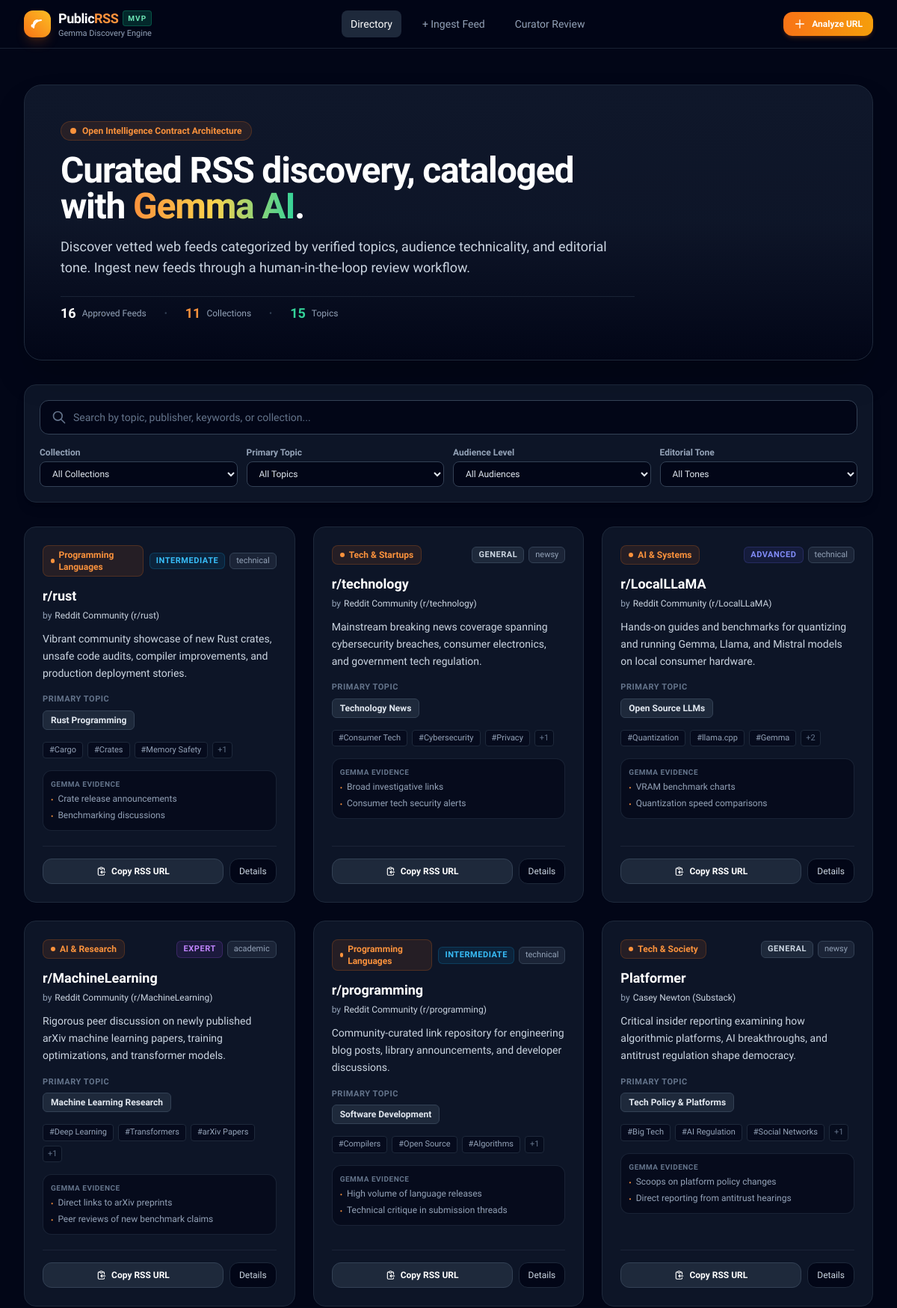
The page / (upper part) on the database its author committed.
### models/feed.py (models this page shows, shortened)
class Feed(db.Model):
    __tablename__ = "feeds"
    id = db.Column(db.Integer, primary_key=True)
    feed_url = db.Column(db.String(512), unique=True, nullable=False, index=True)
    site_url = db.Column(db.String(512), nullable=True)
    title = db.Column(db.String(200), nullable=False)
    description = db.Column(db.String(500), nullable=True)
    publisher = db.Column(db.String(100), nullable=True)
    primary_topic = db.Column(db.String(50), nullable=False, index=True)
    sub_topics = db.Column(db.JSON, nullable=False, default=list)
    target_audience = db.Column(db.String(20), nullable=False, index=True)
    content_types = db.Column(db.JSON, nullable=False, default=list)
    content_tone = db.Column(db.String(20), nullable=False, index=True)
    suggested_collection = db.Column(db.String(50), nullable=False, index=True)
    ai_description = db.Column(db.String(300), nullable=False)
    evidence = db.Column(db.JSON, nullable=False, default=list)
    article_count = db.Column(db.Integer, default=0)
    last_fetched_at = db.Column(db.DateTime, default=lambda: datetime.now(timezone.utc))
    created_at = db.Column(db.DateTime, default=lambda: datetime.now(timezone.utc))

### views/directory.py (the view, shortened to what this page needs)
@directory_bp.route("/", methods=["GET"])
def directory_home():
    if Feed.query.count() == 0:
        seed_initial_feeds()
    q = request.args.get("q", "").strip()
    selected_collection = request.args.get("collection", "").strip()
    selected_topic = request.args.get("topic", "").strip()
    selected_audience = request.args.get("audience", "").strip()
    selected_tone = request.args.get("tone", "").strip()
    query = Feed.query
    if selected_collection:
        query = query.filter_by(suggested_collection=selected_collection)
    if selected_topic:
        query = query.filter_by(primary_topic=selected_topic)
    if selected_audience:
        query = query.filter_by(target_audience=selected_audience)
    if selected_tone:
        query = query.filter_by(content_tone=selected_tone)
    feeds = query.order_by(Feed.created_at.desc()).all()
    all_collections = sorted(list(set(f.suggested_collection for f in Feed.query.all() if f.suggested_collection)))
    all_topics = sorted(list(set(f.primary_topic for f in Feed.query.all() if f.primary_topic)))
    all_audiences = sorted(list(set(f.target_audience for f in Feed.query.all() if f.target_audience)))
    all_tones = sorted(list(set(f.content_tone for f in Feed.query.all() if f.content_tone)))
    if request.headers.get("HX-Request"):
        return render_template("partials/feed_grid.html", feeds=feeds)
    pending_proposals_count = AIProposal.query.filter_by(status=ProposalStatus.PENDING_REVIEW).count()
    return render_template(
        "directory.html",
        feeds=feeds,
        q=q,
        selected_collection=selected_collection,
        selected_topic=selected_topic,
        selected_audience=selected_audience,
        selected_tone=selected_tone,
        all_collections=all_collections,
        all_topics=all_topics,
        all_audiences=all_audiences,
        all_tones=all_tones,
        total_feeds=Feed.query.count(),
        pending_proposals_count=pending_proposals_count,
    )

### templates/directory.html (shortened to what this page needs)
{% extends "base.html" %}
{% block content %}
<div class="space-y-8">
    <div class="relative overflow-hidden rounded-3xl bg-gradient-to-b from-slate-900 via-slate-900/90 to-slate-950 border border-slate-800 p-8 sm:p-12 shadow-2xl">
        <div class="relative z-10 max-w-3xl">
            <div class="inline-flex items-center gap-2 px-3 py-1 rounded-full bg-orange-500/10 border border-orange-500/20 text-orange-400 text-xs font-semibold mb-4">
                <span class="w-2 h-2 rounded-full bg-orange-400"></span>
                <span>Open Intelligence Contract Architecture</span>
            </div>
            <h1 class="text-3xl sm:text-5xl font-extrabold tracking-tight text-white mb-4 leading-tight">
                Curated RSS discovery, cataloged with <span class="text-transparent bg-clip-text bg-gradient-to-r from-orange-400 via-amber-300 to-emerald-400">Gemma AI</span>.
            </h1>
            <p class="text-base sm:text-lg text-slate-300 leading-relaxed mb-6">
                Discover vetted web feeds categorized by verified topics, audience technicality, and editorial tone. Ingest new feeds through a human-in-the-loop review workflow.
            </p>
            <div class="flex flex-wrap items-center gap-6 pt-2 border-t border-slate-800/80 text-xs text-slate-400 font-medium">
                <div class="flex items-center gap-2">
                    <span class="text-lg font-bold text-white">{{ total_feeds }}</span>
                    <span>Approved Feeds</span>
                </div>
                <span class="text-slate-700">&bull;</span>
                <div class="flex items-center gap-2">
                    <span class="text-lg font-bold text-orange-400">{{ all_collections|length }}</span>
                    <span>Collections</span>
                </div>
                <span class="text-slate-700">&bull;</span>
                <div class="flex items-center gap-2">
                    <span class="text-lg font-bold text-emerald-400">{{ all_topics|length }}</span>
                    <span>Topics</span>
                </div>
            </div>
        </div>
    </div>
    <div class="bg-slate-900/90 rounded-2xl border border-slate-800 p-5 shadow-lg space-y-4">
        <form method="GET" action="/" class="space-y-4">
            <div class="relative">
                <div class="absolute inset-y-0 left-0 pl-4 flex items-center pointer-events-none text-slate-500">
                </div>
                <input
                    type="search"
                    name="q"
                    value="{{ q }}"
                    placeholder="Search by topic, publisher, keywords, or collection..."
                    hx-get="/"
                    hx-trigger="keyup changed delay:250ms, search"
                    hx-target="#feed-grid-container"
                    hx-indicator="#search-spinner"
                    hx-include="[name='collection'], [name='topic'], [name='audience'], [name='tone']"
                    class="w-full pl-11 pr-12 py-3 bg-slate-950 border border-slate-700 rounded-xl text-sm text-slate-100 placeholder-slate-500 focus:outline-none focus:ring-2 focus:ring-orange-500 focus:border-transparent transition-all">
            </div>
            <div class="grid grid-cols-2 sm:grid-cols-4 gap-3 text-xs">
                <div>
                    <label class="block text-slate-400 font-semibold mb-1">Collection</label>
                    <select
                        name="collection"
                        hx-get="/"
                        hx-target="#feed-grid-container"
                        hx-trigger="change"
                        hx-include="[name='q'], [name='topic'], [name='audience'], [name='tone']"
                        class="w-full px-3 py-2 bg-slate-950 border border-slate-700 rounded-lg text-slate-200 focus:outline-none focus:ring-1 focus:ring-orange-500">
                        <option value="">All Collections</option>
                    </select>
                </div>
                <div>
                    <label class="block text-slate-400 font-semibold mb-1">Primary Topic</label>
                    <select
                        name="topic"
                        hx-get="/"
                        hx-target="#feed-grid-container"
                        hx-trigger="change"
                        hx-include="[name='q'], [name='collection'], [name='audience'], [name='tone']"
                        class="w-full px-3 py-2 bg-slate-950 border border-slate-700 rounded-lg text-slate-200 focus:outline-none focus:ring-1 focus:ring-orange-500">
                        <option value="">All Topics</option>
                    </select>
                </div>
                <div>
                    <label class="block text-slate-400 font-semibold mb-1">Audience Level</label>
                    <select
                        name="audience"
                        hx-get="/"
                        hx-target="#feed-grid-container"
                        hx-trigger="change"
                        hx-include="[name='q'], [name='collection'], [name='topic'], [name='tone']"
                        class="w-full px-3 py-2 bg-slate-950 border border-slate-700 rounded-lg text-slate-200 focus:outline-none focus:ring-1 focus:ring-orange-500">
                        <option value="">All Audiences</option>
                    </select>
                </div>
                <div>
                    <label class="block text-slate-400 font-semibold mb-1">Editorial Tone</label>
                    <select
                        name="tone"
                        hx-get="/"
                        hx-target="#feed-grid-container"
                        hx-trigger="change"
                        hx-include="[name='q'], [name='collection'], [name='topic'], [name='audience']"
                        class="w-full px-3 py-2 bg-slate-950 border border-slate-700 rounded-lg text-slate-200 focus:outline-none focus:ring-1 focus:ring-orange-500">
                        <option value="">All Tones</option>
                    </select>
                </div>
            </div>
        </form>
    </div>
    <div id="feed-grid-container">
        {% include "partials/feed_grid.html" %}
    </div>
</div>
{% endblock %}

### templates/partials/feed_grid.html (shortened to what this page needs)
{% if feeds %}
    <div class="grid grid-cols-1 md:grid-cols-2 lg:grid-cols-3 gap-6">
        {% for feed in feeds %}
            <div class="bg-slate-900/90 rounded-2xl border border-slate-800 p-6 flex flex-col justify-between hover:border-slate-700 hover:shadow-xl hover:shadow-orange-500/5 transition-all group">
                <div>
                    <div class="flex items-center justify-between gap-2 mb-3">
                        <span class="inline-flex items-center gap-1.5 px-2.5 py-1 rounded-lg text-xs font-semibold bg-orange-500/10 text-orange-400 border border-orange-500/20">
                            <span class="w-1.5 h-1.5 rounded-full bg-orange-400"></span>
                            {{ feed.suggested_collection }}
                        </span>
                        <div class="flex items-center gap-1.5">
                            <span class="text-[11px] font-semibold px-2 py-0.5 rounded-md uppercase tracking-wider
                                {% if feed.target_audience == 'beginner' %}bg-emerald-500/10 text-emerald-400 border border-emerald-500/20
                                {% elif feed.target_audience == 'intermediate' %}bg-sky-500/10 text-sky-400 border border-sky-500/20
                                {% elif feed.target_audience == 'advanced' %}bg-indigo-500/10 text-indigo-400 border border-indigo-500/20
                                {% elif feed.target_audience == 'expert' %}bg-purple-500/10 text-purple-400 border border-purple-500/20
                                {% else %}bg-slate-800 text-slate-300 border border-slate-700{% endif %}">
                                {{ feed.target_audience }}
                            </span>
                            <span class="text-[11px] font-medium px-2 py-0.5 rounded-md bg-slate-800/80 text-slate-400 border border-slate-700">
                                {{ feed.content_tone }}
                            </span>
                        </div>
                    </div>
                    <h3 class="text-lg font-bold text-white group-hover:text-orange-300 transition-colors line-clamp-1 mb-1">
                        {{ feed.title }}
                    </h3>
                    {% if feed.publisher %}
                        <p class="text-xs text-slate-400 mb-3 flex items-center gap-1">
                            <span>by</span>
                            <span class="font-medium text-slate-300">{{ feed.publisher }}</span>
                        </p>
                    {% endif %}
                    <p class="text-sm text-slate-300 leading-relaxed mb-4 line-clamp-3">
                        {{ feed.ai_description or feed.description }}
                    </p>
                    <div class="mb-4">
                        <div class="text-[11px] font-semibold uppercase tracking-wider text-slate-500 mb-1.5">Primary Topic</div>
                        <div class="inline-block px-2.5 py-1 rounded-md text-xs font-semibold bg-slate-800 text-slate-200 border border-slate-700">
                            {{ feed.primary_topic }}
                        </div>
                    </div>
                    {% if feed.sub_topics %}
                        <div class="flex flex-wrap gap-1.5 mb-4">
                            {% for topic in feed.sub_topics[:3] %}
                                <span class="text-[11px] px-2 py-0.5 rounded bg-slate-950/60 text-slate-400 border border-slate-800">
                                    #{{ topic }}
                                </span>
                            {% endfor %}
                            {% if feed.sub_topics|length > 3 %}
                                <span class="text-[11px] px-1.5 py-0.5 rounded bg-slate-950/60 text-slate-500 border border-slate-800">
                                    +{{ feed.sub_topics|length - 3 }}
                                </span>
                            {% endif %}
                        </div>
                    {% endif %}
                    {% if feed.evidence %}
                        <div class="p-2.5 rounded-xl bg-slate-950/60 border border-slate-800/80 mb-5">
                            <div class="text-[10px] font-bold uppercase tracking-wider text-slate-500 mb-1">Gemma Evidence</div>
                            <ul class="text-xs text-slate-400 space-y-1">
                                {% for ev in feed.evidence[:2] %}
                                    <li class="flex items-start gap-1.5 line-clamp-1">
                                        <span class="text-orange-400 text-[10px] mt-0.5">&bull;</span>
                                        <span>{{ ev }}</span>
                                    </li>
                                {% endfor %}
                            </ul>
                        </div>
                    {% endif %}
                </div>
                <div class="pt-4 border-t border-slate-800/80 flex items-center gap-2">
                    <button
                        type="button"
                        onclick="copyToClipboard('{{ feed.feed_url }}', '{{ feed.title|escape }} RSS URL')"
                        class="flex-1 inline-flex items-center justify-center gap-1.5 px-3 py-2 rounded-xl text-xs font-semibold text-white bg-slate-800 hover:bg-orange-600 hover:text-white transition-all active:scale-95 border border-slate-700 hover:border-orange-500">
                        <svg class="w-3.5 h-3.5" fill="none" viewBox="0 0 24 24" stroke="currentColor">
                            <path stroke-linecap="round" stroke-linejoin="round" stroke-width="2" d="M8 5H6a2 2 0 00-2 2v12a2 2 0 002 2h10a2 2 0 002-2v-1M8 5a2 2 0 002 2h2a2 2 0 002-2M8 5a2 2 0 012-2h2a2 2 0 012 2m0 0h2a2 2 0 012 2v3m2 4H10m0 0l3-3m-3 3l3 3" />
                        </svg>
                        <span>Copy RSS URL</span>
                    </button>
                    <a
                        href="/feed/{{ feed.id }}"
                        class="px-3 py-2 rounded-xl text-xs font-medium text-slate-300 bg-slate-950 hover:bg-slate-800 hover:text-white border border-slate-800 transition-colors">
                        Details
                    </a>
                </div>
            </div>
        {% endfor %}
    </div>
{% endif %}

### templates/base.html (style rules this page uses)
body { font-family: 'Plus Jakarta Sans', system-ui, -apple-system, sans-serif; }

### rows shown on the page
Feed: suggested_collection "Programming Languages", target_audience "INTERMEDIATE", content_tone "technical", title "r/rust", publisher "Reddit Community (r/rust)", ai_description "Vibrant community showcase of new Rust crates, unsafe code audits, compiler improvements, and production deployment stories.", primary_topic "Rust Programming", 3 "Cargo" "Crates" "Memory Safety", sub_topics|length "1", 2 "Crate release announcements" "Benchmarking discussions"
Feed: suggested_collection "Tech & Startups", target_audience "GENERAL", content_tone "newsy", title "r/technology", publisher "Reddit Community (r/technology)", ai_description "Mainstream breaking news coverage spanning cybersecurity breaches, consumer electronics, and government tech regulation.", primary_topic "Technology News", 3 "Consumer Tech" "Cybersecurity" "Privacy", sub_topics|length "1", 2 "Broad investigative links" "Consumer tech security alerts"
Feed: suggested_collection "AI & Systems", target_audience "ADVANCED", content_tone "technical", title "r/LocalLLaMA", publisher "Reddit Community (r/LocalLLaMA)", ai_description "Hands-on guides and benchmarks for quantizing and running Gemma, Llama, and Mistral models on local consumer hardware.", primary_topic "Open Source LLMs", 3 "Quantization" "llama.cpp" "Gemma", sub_topics|length "2", 2 "VRAM benchmark charts" "Quantization speed comparisons"
Feed: suggested_collection "AI & Research", target_audience "EXPERT", content_tone "academic", title "r/MachineLearning", publisher "Reddit Community (r/MachineLearning)", ai_description "Rigorous peer discussion on newly published arXiv machine learning papers, training optimizations, and transformer models.", primary_topic "Machine Learning Research", 3 "Deep Learning" "Transformers" "arXiv Papers", sub_topics|length "1", 2 "Direct links to arXiv preprints" "Peer reviews of new benchmark claims"
Feed: suggested_collection "Programming Languages", target_audience "INTERMEDIATE", content_tone "technical", title "r/programming", publisher "Reddit Community (r/programming)", ai_description "Community-curated link repository for engineering blog posts, library announcements, and developer discussions.", primary_topic "Software Development", 3 "Compilers" "Open Source" "Algorithms", sub_topics|length "1", 2 "High volume of language releases" "Technical critique in submission threads"
Feed: suggested_collection "Tech & Society", target_audience "GENERAL", content_tone "newsy", title "Platformer", publisher "Casey Newton (Substack)", ai_description "Critical insider reporting examining how algorithmic platforms, AI breakthroughs, and antitrust regulation shape democracy.", primary_topic "Tech Policy & Platforms", 3 "Big Tech" "AI Regulation" "Social Networks", sub_topics|length "1", 2 "Scoops on platform policy changes" "Direct reporting from antitrust hearings"

### other values the page prints
{{ total_feeds }} "16"
{{ all_collections|length }} "11"
{{ all_topics|length }} "15"
